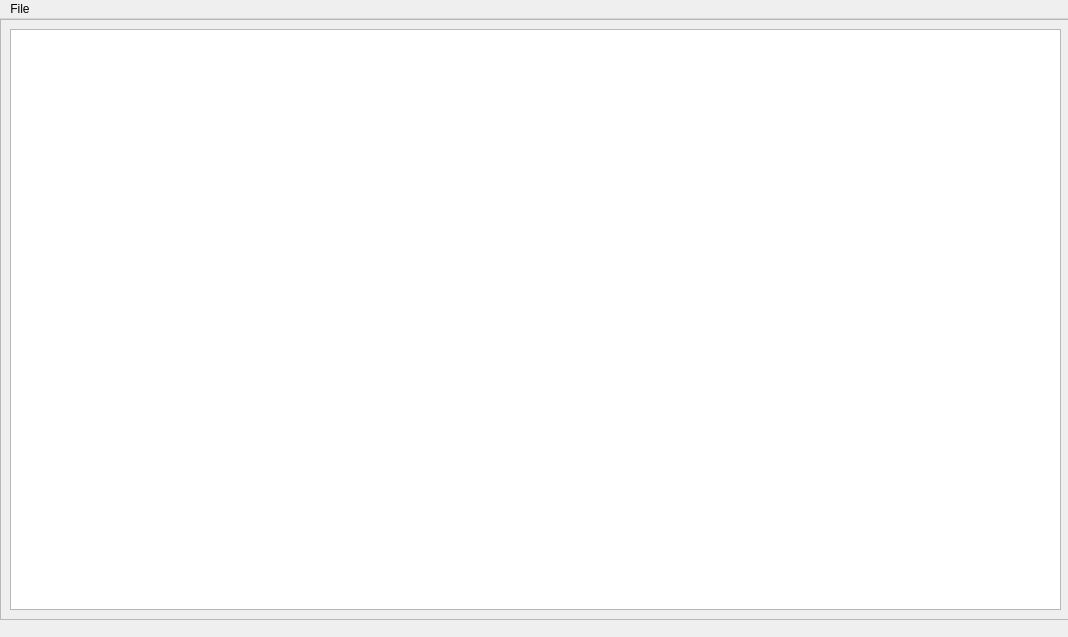
<?xml version="1.0" encoding="UTF-8"?>
<ui version="4.0">
 <class>MainWindow</class>
 <widget class="QMainWindow" name="MainWindow">
  <property name="geometry">
   <rect>
    <x>0</x>
    <y>0</y>
    <width>1068</width>
    <height>637</height>
   </rect>
  </property>
  <property name="windowTitle">
   <string>MainWindow</string>
  </property>
  <widget class="QWidget" name="centralwidget">
   <widget class="QFrame" name="frame">
    <property name="geometry">
     <rect>
      <x>0</x>
      <y>0</y>
      <width>1071</width>
      <height>601</height>
     </rect>
    </property>
    <property name="frameShape">
     <enum>QFrame::StyledPanel</enum>
    </property>
    <property name="frameShadow">
     <enum>QFrame::Raised</enum>
    </property>
    <widget class="QTableView" name="tableView">
     <property name="geometry">
      <rect>
       <x>10</x>
       <y>10</y>
       <width>1051</width>
       <height>581</height>
      </rect>
     </property>
     <property name="sortingEnabled">
      <bool>true</bool>
     </property>
     <attribute name="verticalHeaderCascadingSectionResizes">
      <bool>false</bool>
     </attribute>
    </widget>
   </widget>
  </widget>
  <widget class="QMenuBar" name="menubar">
   <property name="geometry">
    <rect>
     <x>0</x>
     <y>0</y>
     <width>1068</width>
     <height>22</height>
    </rect>
   </property>
   <widget class="QMenu" name="menuFile">
    <property name="title">
     <string>File</string>
    </property>
    <addaction name="actionOpen"/>
    <addaction name="actionClose"/>
   </widget>
   <addaction name="menuFile"/>
  </widget>
  <action name="actionExit">
   <property name="text">
    <string>Exit</string>
   </property>
  </action>
  <action name="actionOpen">
   <property name="text">
    <string>Open</string>
   </property>
  </action>
  <action name="actionClose">
   <property name="text">
    <string>Close</string>
   </property>
  </action>
 </widget>
 <resources/>
 <connections/>
</ui>
